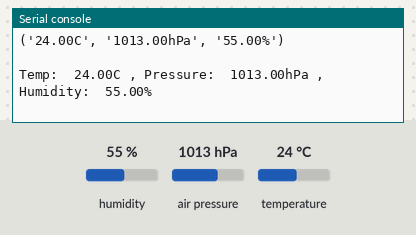
The program below on a simulated ESP32 board running MicroPython. Shown: the last lines printed to the serial console. The inputs (shaded band) are chosen by the test bench; at power-on: humidity 55 %, air pressure 1013 hPa, temperature 24 °C.

Above: at 1.2 s.
1.3 s: humidity set to 22 %
At 2.6 s:
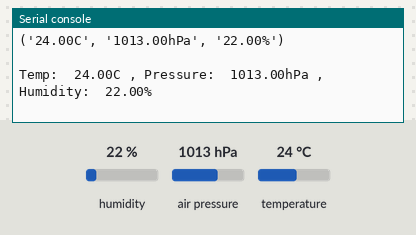
2.8 s: air pressure set to 952 hPa
At 3.8 s:
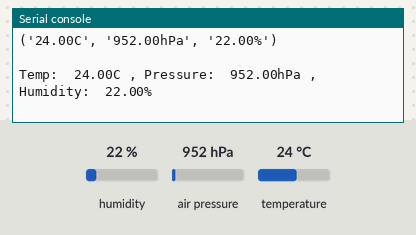
4.3 s: temperature set to 12 °C
At 5.4 s:
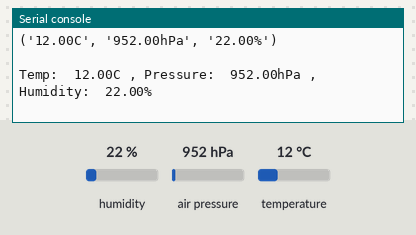

Measured:
- after the input at 1.3 s, the serial console: prints a new line after 0.72 s (image 1)
- after the input at 2.8 s, the serial console: prints a new line after 0.22 s (image 2)
- after the input at 4.3 s, the serial console: prints a new line after 0.72 s (image 3)

The program:

uP_-_08.20_-_bme280_test.py
```python
'''
 08.20 - Read temperature and humidity from the BME280 using I2C

 This sketch shows how to read sensor data from the BME280 using I2C.

 The script requires an external module (see below for source URL).

 Components
 ----------
  - ESP32 using I2C: SDA GPIO 4, SCL GPIO 22
  - BME/BMP280 breakout
  -     Connect sensor VIN to ESP32 3.3V
  -     Connect sensor GND to ESP32 GND
  -     Connect sensor SCL to ESP32 GPIO 22
  -     Connect sensor SDA to ESP32 GPIO 4
  - Wires
  - Breadboard

 Documentation:
 BME280_float: https://github.com/robert-hh/BME280
 Python tuple: https://docs.python.org/3/library/stdtypes.html?highlight=tuple#tuple
 I2C: https://docs.micropython.org/en/latest/library/machine.I2C.html#class-i2c-a-two-wire-serial-protocol

 Beware:
 Don't forget to save the library file (bme280_float.py) in the root directory of your ESP32, alongside
 this test file. If you are using a BME280 module similar to mine, its default address will be 0x76. This is
 what the library expects. If not, provide its actual address in the third parameter of the constructor.

 You can search for other sensor drivers: https://awesome-micropython.com/

 Course:
 MicroPython with the ESP32
 https://techexplorations.com

'''


from machine import SoftI2C, Pin, Timer
import bme280_float as bme280

i2c = SoftI2C(scl=Pin(22), sda=Pin(4), freq=400000)

bme = bme280.BME280(   i2c=i2c,
                       mode=bme280.BME280_OSAMPLE_8,
                       address=bme280.BME280_I2CADDR ) # Works ok with explicit settings
#bme = bme280.BME280(i2c=i2c)  # Also works ok, defaults.

def read_sensor_isr(event):
    print(bme.values)
    print("")
    print("Temp: ", bme.values[0], ", Pressure: ", bme.values[1], ", Humidity: ", bme.values[2])


blink_timer = Timer(1)
blink_timer.init(period=1000, mode=Timer.PERIODIC, callback=read_sensor_isr)
```
